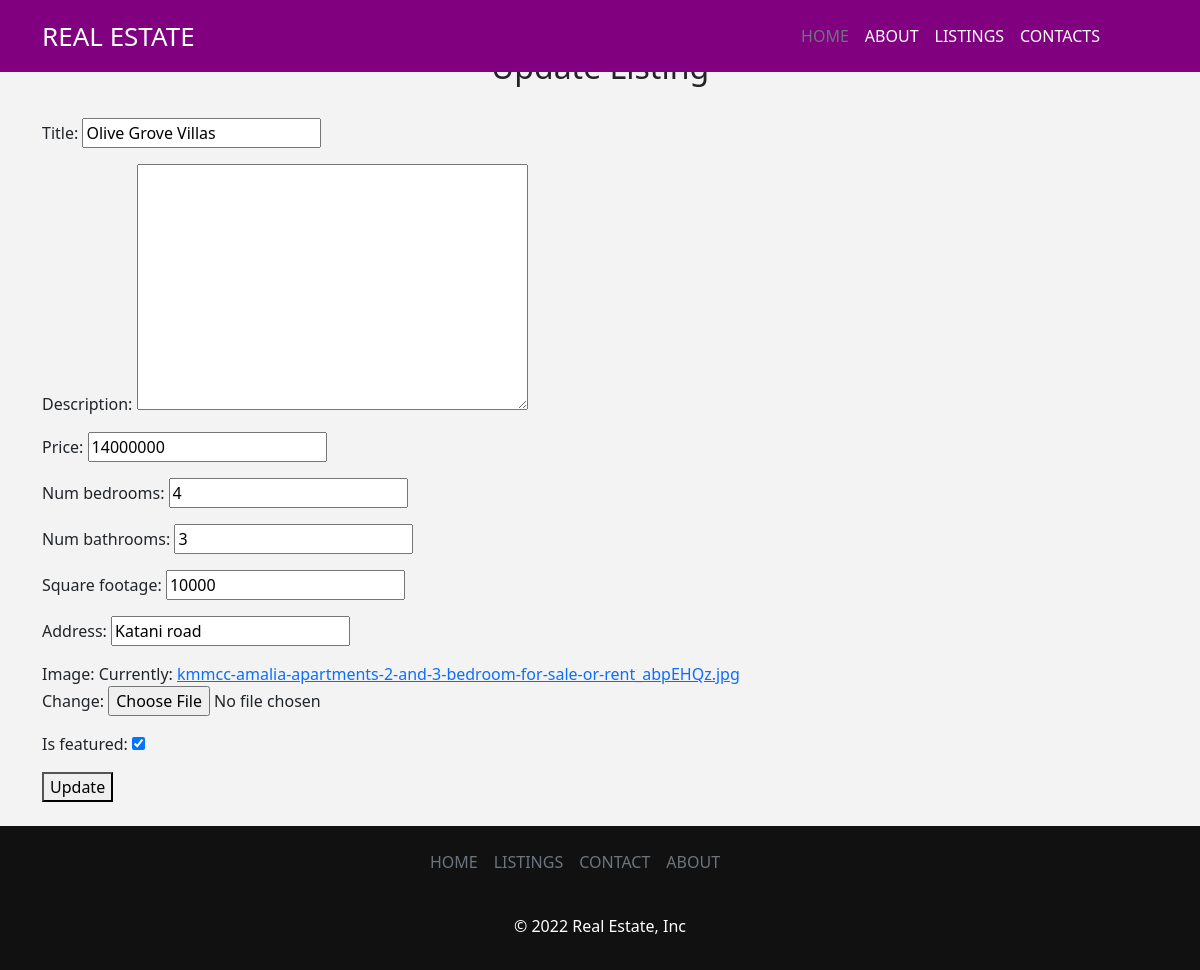
Before: /listings/10/edit/ with the older database file.
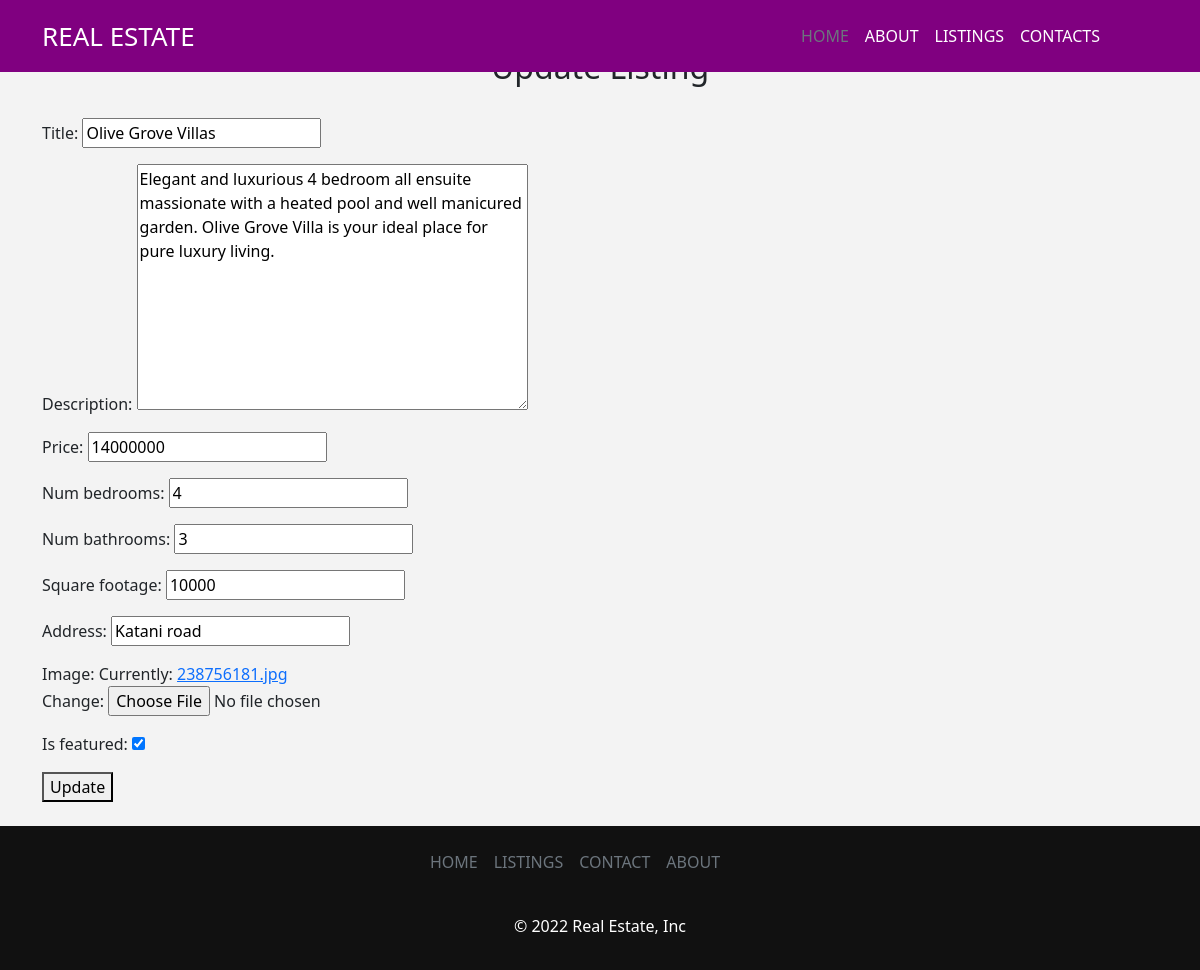
After: the same page with the newer database file.
### listings/models.py (models this page shows, shortened)
class Listing(models.Model):
    title = models.CharField(max_length=150)
    description = models.TextField(blank=True)
    price = models.IntegerField()
    num_bedrooms = models.IntegerField()
    num_bathrooms = models.IntegerField()
    square_footage = models.IntegerField()
    address = models.CharField(max_length=200)
    image = models.ImageField()
    is_featured = models.BooleanField(default=False)

### listings/views.py (the view)
# urls.py: path('listings/<pk>/edit/', listing_update),
def listing_update(request, pk):
    listing = Listing.objects.get(id=pk)
    form = ListingForm(instance=listing)
    if request.method == 'POST':
        form = ListingForm(request.POST, instance=listing, files=request.FILES)
        print(request.POST)
        if form.is_valid():
            form.save()
            return redirect('/listings')
    context = {'form': form}
    return render(request, 'update_listing.html', context)

### listings/forms.py
class ListingForm(ModelForm):
    class Meta:
        model = Listing
        fields = [
            "title",
            "description",
            "price",
            "num_bedrooms",
            "num_bathrooms",
            "square_footage",
            "address",
            "image",
            "is_featured",
        ]

### templates/update_listing.html
{% extends "base.html" %} <br />
{% block content %} <br />
<div class="container">
  <h2 class="text-center">Update Listing</h2>
  <form method="post" enctype="multipart/form-data">
    {% csrf_token %} <br />
    {{ form.as_p }}
    <button type="submit">Update</button>
  </form>
</div>
{% endblock %}

Changed rows visible on the page:
changed Listing "Olive Grove Villas": description (not shown) → "Elegant and luxurious 4 bedroom all ensuite massionate with a heated pool and well manicured garden. Olive Grove Villa is your ideal place for pure luxury living."
Other visible differences:
text no longer shown: "Title: Description: Price: Num bedrooms: Num bathrooms: Square footage: Address: Image: Currently: kmmcc-amalia-apartments-2-and-3-bedroom-for-sale-or-rent_abpEHQz.jpg Change: Is featured:"
text now shown: "Title: Description: Price: Num bedrooms: Num bathrooms: Square footage: Address: Image: Currently: 238756181.jpg Change: Is featured:"
